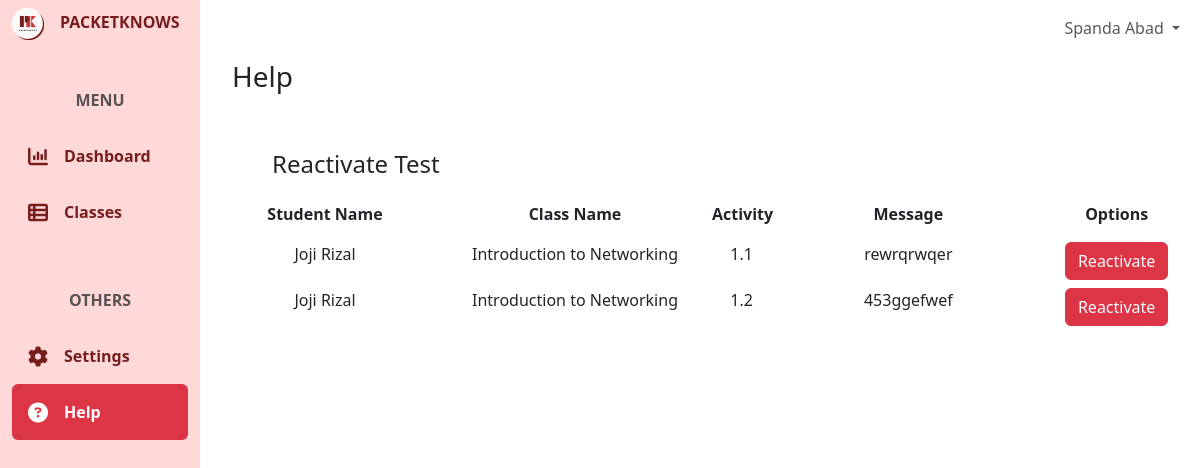
Before: /help/ (signed in) with the older database file.
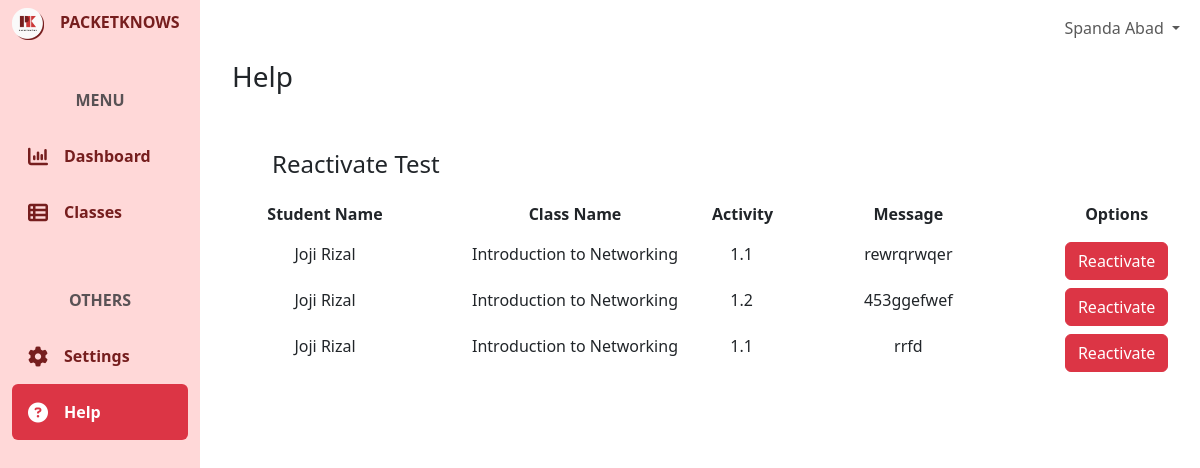
After: the same page with the newer database file.
### help/models.py (models this page shows, shortened)
class TestReactivation(models.Model):
    student = models.ForeignKey(userModels.CustomUser, on_delete=models.CASCADE)
    classroom = models.ForeignKey(classroomModels.Classroom, on_delete=models.CASCADE)
    activity = models.ForeignKey(activityModels.Activity, on_delete=models.CASCADE)
    message = models.TextField()
    class Meta:
        verbose_name_plural = "Test Reactivations"

### user/models.py (models this page shows, shortened)
class CustomUser(AbstractBaseUser, PermissionsMixin):
    email = models.EmailField(unique=True)
    first_name = models.CharField(max_length=50)
    last_name = models.CharField(max_length=50)
    is_active = models.BooleanField(default=True)
    is_staff = models.BooleanField(default=False)
    category = models.ForeignKey(UserCategory, on_delete=models.CASCADE)
    icon = models.ImageField(upload_to= 'user/icons/', blank=True, null=True)
    school_id = models.BigIntegerField(unique=True, blank=True, null=True)
    evidences = models.ImageField(upload_to= 'user/evidences/', blank=True, null=True)
    objects = CustomUserManager()
    USERNAME_FIELD = 'email'
    REQUIRED_FIELDS = ['first_name', 'last_name']
    class Meta:
        verbose_name = 'User'
        verbose_name_plural = 'Users'

### classroom/models.py (models this page shows, shortened)
class Classroom(models.Model):
    name = models.CharField(max_length=255)
    code = models.CharField(max_length=255)
    description = models.CharField(max_length=255)
    icon = models.ImageField(upload_to='classroom/class-icons/', blank=True, null=True)
    section = models.CharField(max_length=50)
    school_year = models.CharField(max_length=50)
    instructor = models.ForeignKey(userModels.CustomUser, on_delete=models.CASCADE, related_name='instructor_classrooms')
    students = models.ManyToManyField(userModels.CustomUser, through='Enrollment', related_name='enrolled_classrooms')
    course = models.ForeignKey(activityModels.Course, on_delete=models.CASCADE)
    is_active = models.BooleanField(default=True)
    date_updated = models.DateTimeField(auto_now=True)
    class Meta:
        ordering = ['-date_updated']
        verbose_name_plural = "Classrooms"

### activity/models.py (models this page shows, shortened)
class Activity(models.Model):
    base_activity = models.ForeignKey(BaseActivity, on_delete=models.CASCADE)
    projectID = models.CharField(max_length=255, unique=True)
    mode = models.CharField(max_length=50)
    physical_points = models.PositiveIntegerField()
    basic_config_points = models.PositiveIntegerField()
    ip_points = models.PositiveIntegerField()
    routing_points = models.PositiveIntegerField()
    other_points = models.PositiveIntegerField()
    time_spent = models.PositiveIntegerField()
    status = models.CharField(max_length=50, default="open")
    class Meta:
        verbose_name_plural = "Activities"

class BaseActivity(models.Model):
    number = models.CharField(max_length=4)
    name = models.CharField(max_length=255)
    projectID = models.CharField(max_length=255, unique=True)
    answer_key = models.TextField(blank=True,null=True)
    category = models.ForeignKey(ActivityCategory, on_delete=models.CASCADE)
    course = models.ForeignKey(Course, on_delete=models.CASCADE)
    training_task = models.FileField(models.FileField(upload_to='training-tasks/'))
    testing_task = models.FileField(models.FileField(upload_to='training-tasks/'))
    max_physical_points = models.PositiveIntegerField()
    max_basic_config_points = models.PositiveIntegerField()
    max_ip_points = models.PositiveIntegerField()
    max_routing_points = models.PositiveIntegerField()
    max_other_points = models.PositiveIntegerField()
    time_limit = models.PositiveIntegerField()
    class Meta:
        verbose_name_plural = "Base Activities"

### core/views.py (the view)
# urls.py: path('help/', coreViews.HelpView, name='help'),
@login_required(login_url='/')
def HelpView(request):
    context = {}
    if request.method == 'POST':
        pass
    else:
        userCategory = request.user.category.name
        if userCategory == "Student":
            enrollments = Enrollment.objects.filter(student=request.user)
            classrooms = [enrollment.classroom for enrollment in enrollments]
            context["classrooms"] = classrooms
        elif userCategory == "Instructor":
            context["testReactivations"] =  TestReactivation.objects.filter(classroom__instructor=request.user)
        elif userCategory == "Self Learner":
            pass
    return render(request, 'core/help.html', context)

### templates/core/help.html (shortened to what this page needs)
{% extends 'core/base.html' %}
{% block content %}
<div class="container-fluid h-100">
    <div class="row h-100">
        <div class="col-2 fixed-top bg-pink h-100" id="green">
            {% include 'core/components/sidebar.html'%}
        </div>
        <div class="col-md-10 ms-auto" style="padding: 0; overflow-x: hidden !important;">
            {% include 'core/components/topnav.html'%}
            <main class="mt-5 pt-1">
                {% if request.user.category.name == 'Student'%}
                    {% include 'core/help/student-help.html'%}
                {% elif request.user.category.name == 'Self Learner'%}
                    {% include 'core/help/selfLearner-help.html'%}
                {% elif request.user.category.name == 'Instructor'%}
                    {% include 'core/help/instructor-help.html'%}
                {% endif %}
            </main>
        </div>
    </div>
</div>
{% endblock %}

### templates/core/help/instructor-help.html (shortened to what this page needs)
<div class="container">
    <div class="row ms-2 mt-2 mb-5 ">
        <h3 class="">Help</h3>
    </div>
    <div class="row ms-5 ">
        <h4>Reactivate Test</h4>
    </div>
    <div>
        <div class="row text-center my-3">
            <div class="col-md-3 fw-bold">
                Student Name
            </div>
            <div class="col-md-3 fw-bold">
                Class Name
            </div>
            <div class="col-md-1 fw-bold">
                Activity
            </div>
            <div class="col-md-3 fw-bold">
                Message
            </div>
            <div class="col-md-2 fw-bold">
                Options
            </div>
        </div>
        {% for testReactivation in testReactivations%}
        <div class="row text-center mb-2">
            <div class="col-md-3">
                {{testReactivation.student.first_name}} {{testReactivation.student.last_name}}
            </div>
            <div class="col-md-3">
                {{testReactivation.classroom.name}}
            </div>
            <div class="col-md-1">
                {{testReactivation.activity.base_activity.number}}
            </div>
            <div class="col-md-3">
                {{testReactivation.message}}
            </div>
            <div class="col-md-2">
                <div>
                    <button class="btn btn-danger" hx-post="{% url 'help:reactivateExam' testReactivationID=testReactivation.id%}" hx-swap="none">Reactivate</button>
                </div>
            </div>
        </div>
        {% endfor %}
    </div>
</div>

Changed rows visible on the page:
added TestReactivation: student.first_name "Joji", student.last_name "Rizal", classroom.name "Introduction to Networking", activity.base_activity.number "1.1", message "rrfd"
